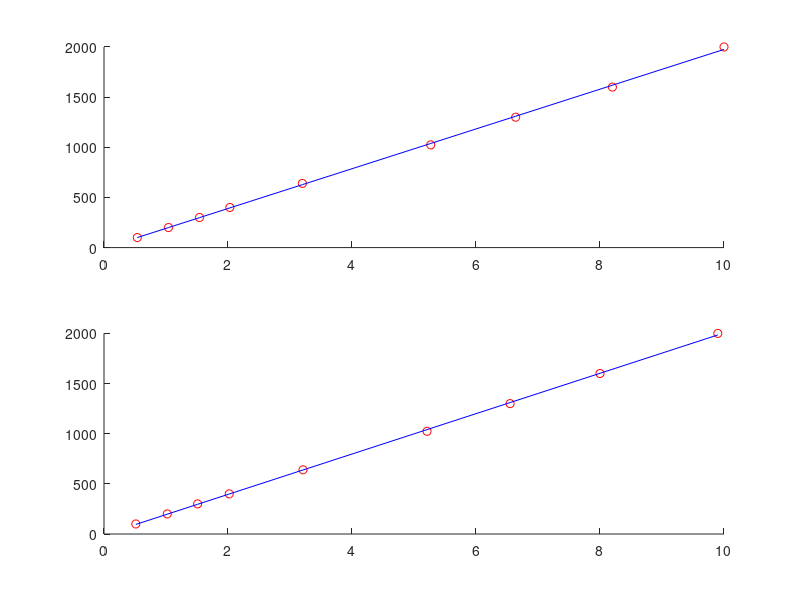

Source code (MATLAB):
%% JK 13 Jan 2021 
%   Function generator calibration.  Use the scope peak-to-peak
%   measurements for ~100 counts
%

%% JK 6 Apr 2021, bench4 rig

cmd    = [   100,  200,   300,  400,  640, 1024, 1300, 1600, 2000];
voltsA = [ 0.538, 1.04,  1.54, 2.03, 3.20, 5.27, 6.64, 8.20, 10.00 ];
voltsB = [ 0.513, 1.02,  1.51, 2.02, 3.21, 5.21, 6.55, 8.00, 9.90 ];


%%
figure(342);
clf; hold on;
plot(cmd, voltsA);
plot(cmd, voltsA, 'ro', 'MarkerSize', 10);

%%
plot(cmd, voltsB);
plot(cmd, voltsB, 'k*', 'MarkerSize', 10);

%%
[coeffsA, mu] = polyfit(voltsA, cmd,   1);
[coeffsB, mu] = polyfit(voltsB, cmd,   1);
%%
fitA = polyval(coeffsA, voltsA);
fitB = polyval(coeffsB, voltsB);


%%
figure(342);
clf; hold on;
subplot(2, 1, 1);
hold on;
plot(voltsA, cmd, 'ro');
subplot(2, 1, 1);
plot(voltsA,fitA,  'b');
%%
subplot(2, 1, 2);
hold on;
plot(voltsB, cmd, 'ro');
subplot(2, 1, 2);
plot(voltsB,fitB,  'b');
